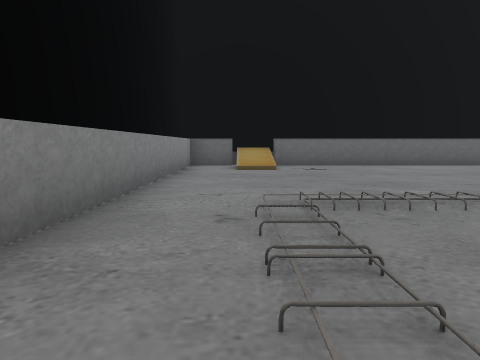
view 1 (above)

24 first-person views from a walk through a scene from a Unity 3-D project. The camera is 0.58 m above the floor, tilts 6° down and sees 70° across. The floor is counted in squares, 1 m on a side. Each view is taken from the middle of a square. On the plan, view 1 faces up. The plan holds only what a view shows up to about 9 squares ahead; the rest is blank. The place goes on beyond the plan. The player is left out. Some animated figures are left out.

view 2
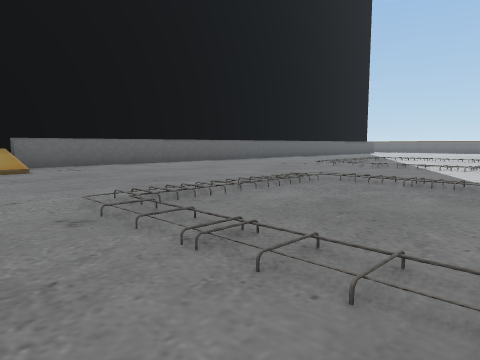

view 3
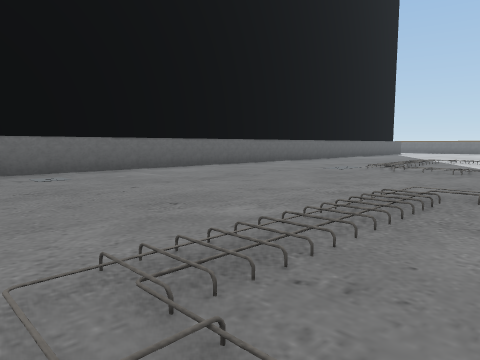

view 4
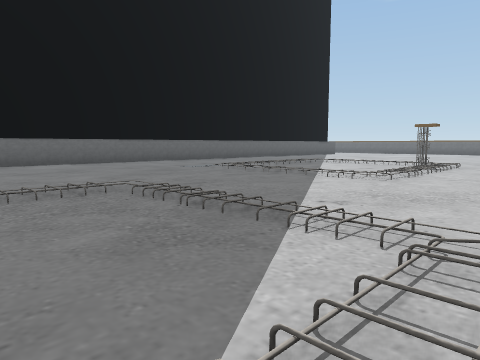

view 5
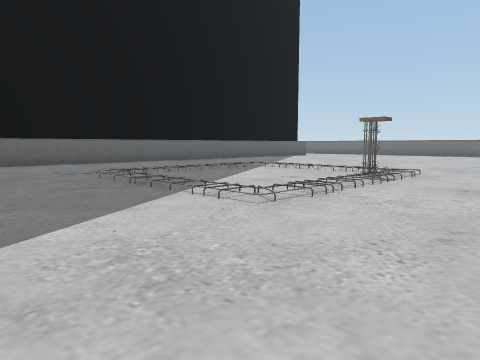

view 6
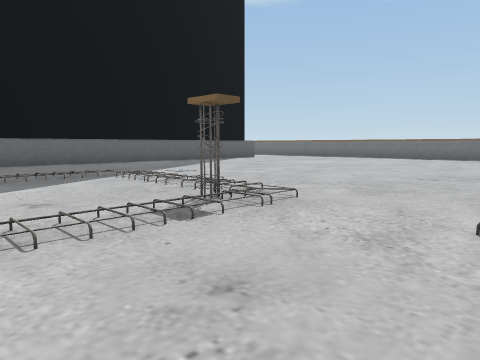

view 7
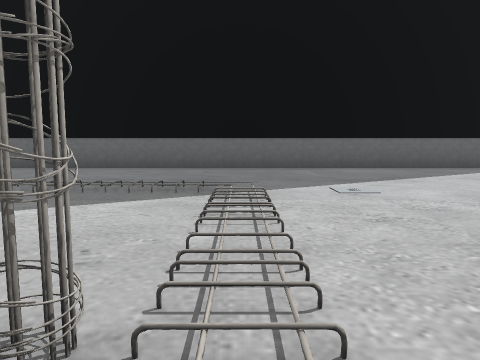

view 8
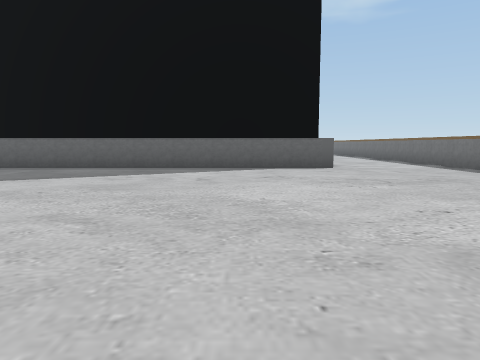

view 9
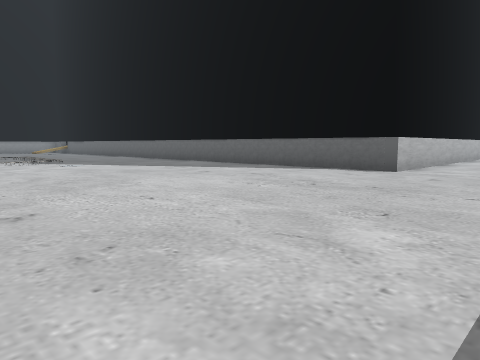

view 10
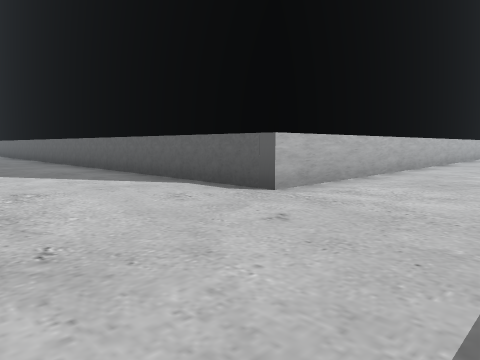

view 11
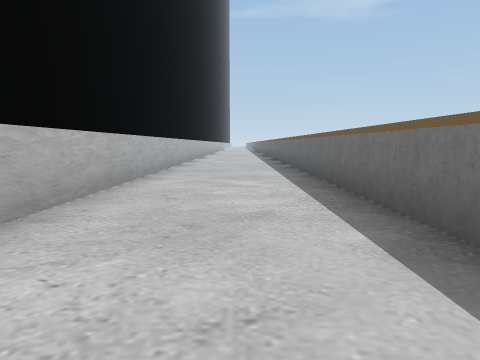

view 12
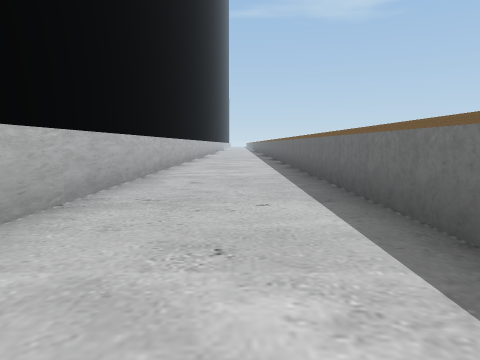

view 13
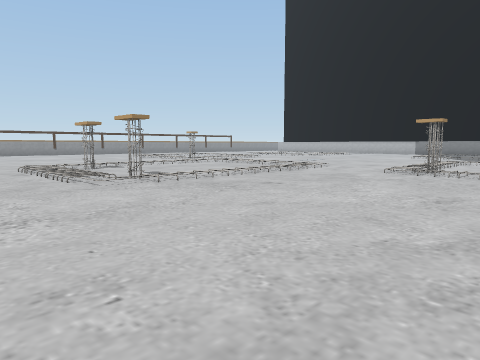

view 14
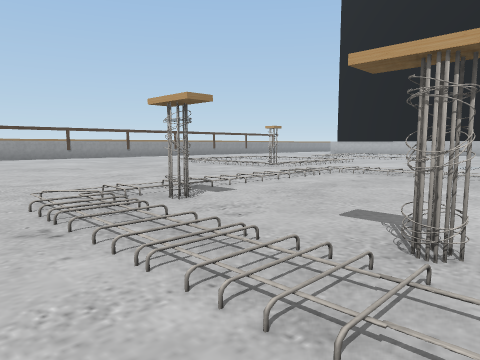

view 15
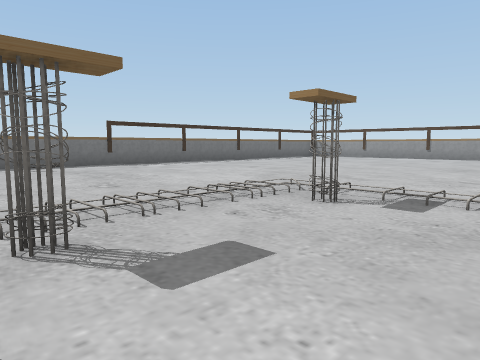

view 16
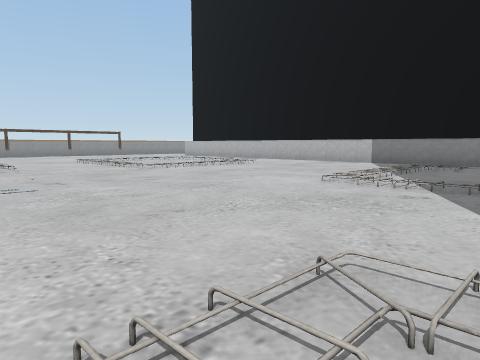

view 17
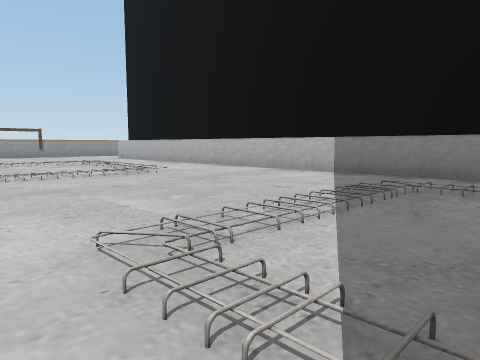

view 18
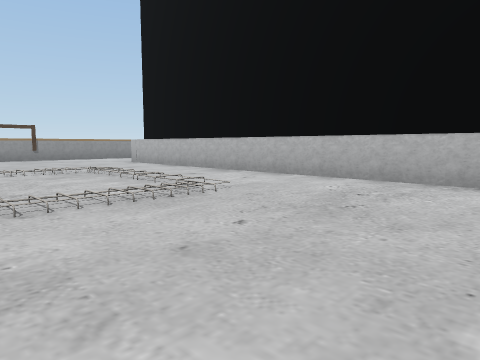

view 19
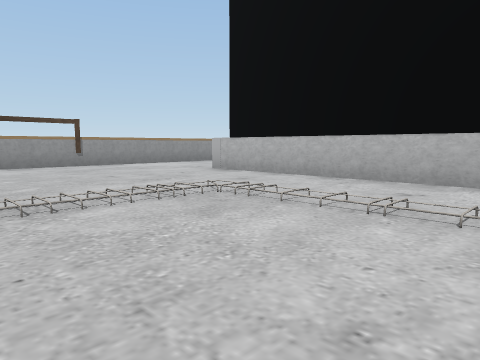

view 20
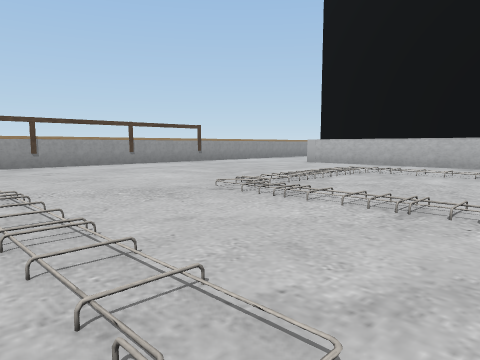

view 21
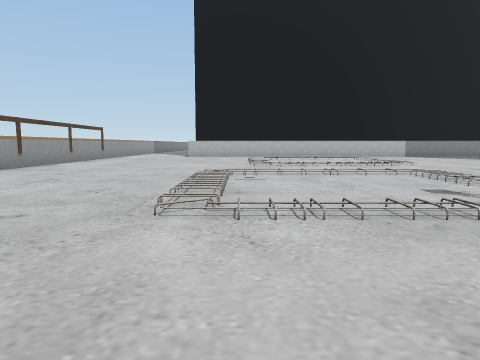

view 22
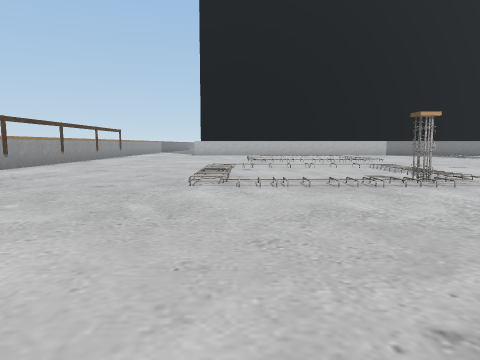

view 23
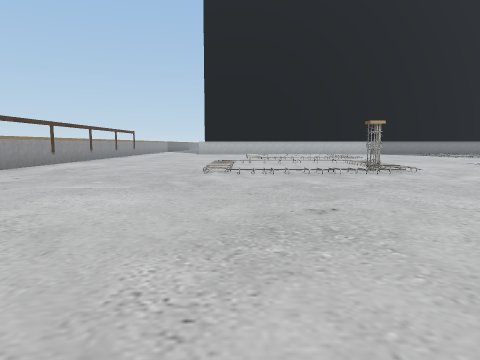

view 24
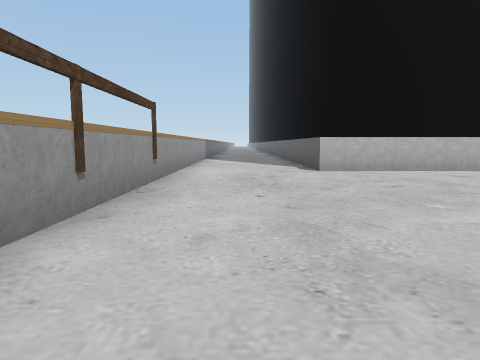

### Floor plan
Key: @ floor where view 1 was taken; # wall or solid block; . floor; / step, stairs or slope; P plank; O other object.
Columns run from 3 left of view 1 to 24 right of it. Each row starts with its distance up from view 1.
 22                        #...#
 21                        #...#
 20                        #...#
 19                        #...#
 18                        #...#
 17                        #...#
 16                        #...#
 15                        #...#
 14                        #...#
 13                        #...#
 12                        #...#
 11                        #...#
 10     ####################...#
  9  #. P......................#
  8  #.//......................
  7  #.........................
  6  #.........................
  5  #.............O...........
  4  #.............O...........
  3  #..O..O...................
  2  #............#O...........
  1  #......................
  0  #.@..................
 -1  #............/////O..
 -2  #............/....#......
 -3  #............/............#
 -4  #............/....#/......#
 -5  #.../........///////......
 -6  #../.....................
 -7  #../.........#..........
 -8  #../...................
 -9  #..O/.................
-10  #....................
-11  #...................
-12 ##..................
-13 ..................
-14 .................
-15 ...............
-16 ##############

Where each view was taken, in squares from view 1:
view 1: 0 up, 0 right, facing up
view 2: 0 up, 1 left, facing up-right
view 3: 2 up, 0 right, facing up-right
view 4: 1 down, 2 right, facing up-right
view 5: 1 down, 5 right, facing up-right
view 6: 1 down, 9 right, facing up-right
view 7: 1 up, 12 right, facing up
view 8: 1 up, 18 right, facing up
view 9: 2 up, 23 right, facing up-left
view 10: 6 up, 23 right, facing up-left
view 11: 9 up, 22 right, facing up
view 12: 13 up, 22 right, facing up
view 13: 4 up, 19 right, facing down-left
view 14: 1 down, 18 right, facing down-left
view 15: 1 down, 14 right, facing down-right
view 16: 2 up, 9 right, facing down-left
view 17: 1 up, 5 right, facing down-left
view 18: 2 down, 4 right, facing down-left
view 19: 6 down, 4 right, facing down-left
view 20: 6 down, 8 right, facing down-left
view 21: 10 down, 14 right, facing left
view 22: 10 down, 16 right, facing left
view 23: 10 down, 18 right, facing left
view 24: 14 down, 6 right, facing left
